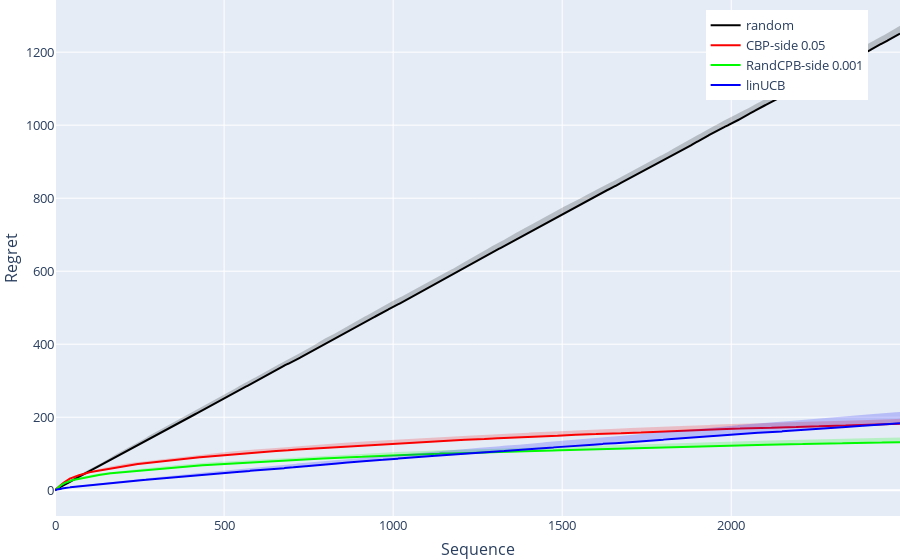
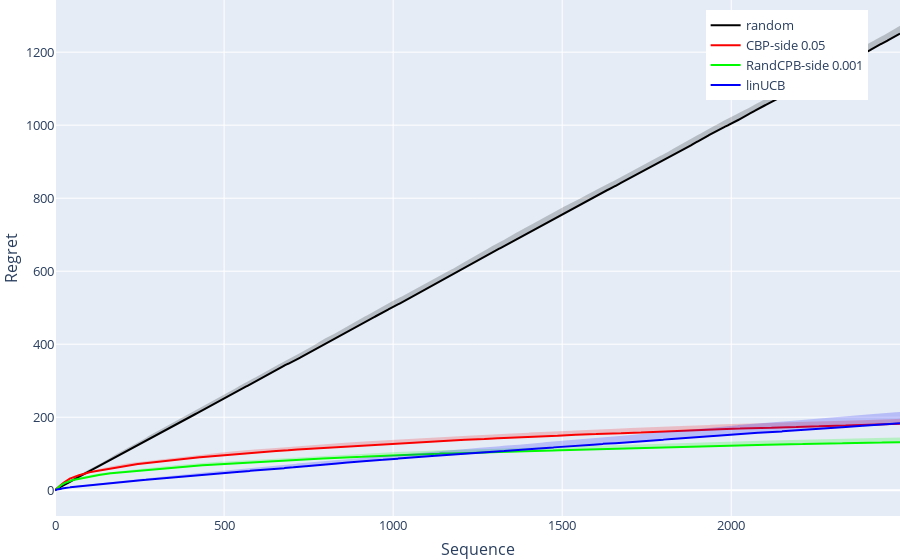

Write notebook code for charts like these, in order.
### Code cell
import gzip
import pickle as pkl

n_cores = 8
n_folds = 25
horizon = 2500

game = games.apple_tasting(False)

algos = [ random_algo.Random(  game, horizon, ),    
          cpb_side.CPB_side(  game, horizon, 1.01, 0.05), 
          cpb_side_gaussian.RandCPB_side(game, horizon, 1.01, 0.05, 1/8, 10, False, 10e-7),
          linucb.LinUCB(game, horizon, 1.01)   ] #cpb_side_gaussian.CPB_side_gauss(game, horizon, 1/16, 10)

colors = [  [0,0,0], [250,0,0], [0,250,0] , [0,0,250]  ] #, [250,0,0]
labels = [  'random', 'CBP-side 0.05',  'RandCPB-side 0.001', 'linUCB' ] #  'Rand CPB-side'

fig = go.Figure( )

for alg, color, label in zip( algos, colors, labels):

    r,g,b = color
    result = evaluate_parallel(n_cores, n_folds, horizon, alg, game, 'easy')
    np.save('./results/apple_tasting/easy_context_{}_{}_{}'.format(horizon,n_folds, label), result)
    regret =  np.mean(result,0) 
    
    xcoords = np.arange(0,horizon,1).tolist()
    std =  np.std(result,0) 
    upper_regret = regret + std

    fig.add_trace(go.Scatter(x=xcoords, y=regret, line=dict(color='rgb({},{},{})'.format(r,g,b)), mode='lines',  name=label )) # 

    fig.add_trace(   go.Scatter( x=xcoords+xcoords[::-1], y=upper_regret.tolist()+regret.tolist()[::-1],  fill='toself', fillcolor='rgba({},{},{},0.2)'.format(r,g,b), 
                         line=dict(color='rgba(255,255,255,0)'),   hoverinfo="skip",  showlegend=False )  )
    
fig.update_layout(legend= dict(yanchor="top",y=0.98,xanchor="left",x=0.77), autosize=False,
                 xaxis_title="Sequence",
                 yaxis_title="Regret",
                 margin=go.layout.Margin( l=0,   r=0,   b=0,    t=0, ), 
                  font=dict(size=13,) )

fig.show(legend=True)

# fig.write_image("./easy_AT_context.pdf")

#fig.update_xaxes(type="log")
# fig.write_image("./easy_AT_context_log.pdf")

fig.show()

### Figure 1 — Plotly figure (JSON) as saved in the notebook; plotly's stock layout.template omitted (floating-point values rounded to 4 significant figures; data arrays with more than 128 entries replaced by an {"elided": "..."} marker saying what was removed)
{"data": [{"line": {"color": "rgb(0,0,0)"}, "mode": "lines", "name": "random", "x": {"elided": "2500 int values"}, "y": {"elided": "2500 float values"}, "type": "scatter"}, {"fill": "toself", "fillcolor": "rgba(0,0,0,0.2)", "hoverinfo": "skip", "line": {"color": "rgba(255,255,255,0)"}, "showlegend": false, "x": {"elided": "5000 int values"}, "y": {"elided": "5000 float values"}, "type": "scatter"}, {"line": {"color": "rgb(250,0,0)"}, "mode": "lines", "name": "CBP-side 0.05", "x": {"elided": "2500 int values"}, "y": {"elided": "2500 float values"}, "type": "scatter"}, {"fill": "toself", "fillcolor": "rgba(250,0,0,0.2)", "hoverinfo": "skip", "line": {"color": "rgba(255,255,255,0)"}, "showlegend": false, "x": {"elided": "5000 int values"}, "y": {"elided": "5000 float values"}, "type": "scatter"}, {"line": {"color": "rgb(0,250,0)"}, "mode": "lines", "name": "RandCPB-side 0.001", "x": {"elided": "2500 int values"}, "y": {"elided": "2500 float values"}, "type": "scatter"}, {"fill": "toself", "fillcolor": "rgba(0,250,0,0.2)", "hoverinfo": "skip", "line": {"color": "rgba(255,255,255,0)"}, "showlegend": false, "x": {"elided": "5000 int values"}, "y": {"elided": "5000 float values"}, "type": "scatter"}, {"line": {"color": "rgb(0,0,250)"}, "mode": "lines", "name": "linUCB", "x": {"elided": "2500 int values"}, "y": {"elided": "2500 float values"}, "type": "scatter"}, {"fill": "toself", "fillcolor": "rgba(0,0,250,0.2)", "hoverinfo": "skip", "line": {"color": "rgba(255,255,255,0)"}, "showlegend": false, "x": {"elided": "5000 int values"}, "y": {"elided": "5000 float values"}, "type": "scatter"}], "layout": {"legend": {"yanchor": "top", "y": 0.98, "xanchor": "left", "x": 0.77}, "font": {"size": 13}, "autosize": false, "xaxis": {"title": {"text": "Sequence"}}, "yaxis": {"title": {"text": "Regret"}}, "margin": {"b": 0, "l": 0, "r": 0, "t": 0}}}

### Figure 2 — Plotly figure (JSON) as saved in the notebook; plotly's stock layout.template omitted (floating-point values rounded to 4 significant figures; data arrays with more than 128 entries replaced by an {"elided": "..."} marker saying what was removed)
{"data": [{"line": {"color": "rgb(0,0,0)"}, "mode": "lines", "name": "random", "x": {"elided": "2500 int values"}, "y": {"elided": "2500 float values"}, "type": "scatter"}, {"fill": "toself", "fillcolor": "rgba(0,0,0,0.2)", "hoverinfo": "skip", "line": {"color": "rgba(255,255,255,0)"}, "showlegend": false, "x": {"elided": "5000 int values"}, "y": {"elided": "5000 float values"}, "type": "scatter"}, {"line": {"color": "rgb(250,0,0)"}, "mode": "lines", "name": "CBP-side 0.05", "x": {"elided": "2500 int values"}, "y": {"elided": "2500 float values"}, "type": "scatter"}, {"fill": "toself", "fillcolor": "rgba(250,0,0,0.2)", "hoverinfo": "skip", "line": {"color": "rgba(255,255,255,0)"}, "showlegend": false, "x": {"elided": "5000 int values"}, "y": {"elided": "5000 float values"}, "type": "scatter"}, {"line": {"color": "rgb(0,250,0)"}, "mode": "lines", "name": "RandCPB-side 0.001", "x": {"elided": "2500 int values"}, "y": {"elided": "2500 float values"}, "type": "scatter"}, {"fill": "toself", "fillcolor": "rgba(0,250,0,0.2)", "hoverinfo": "skip", "line": {"color": "rgba(255,255,255,0)"}, "showlegend": false, "x": {"elided": "5000 int values"}, "y": {"elided": "5000 float values"}, "type": "scatter"}, {"line": {"color": "rgb(0,0,250)"}, "mode": "lines", "name": "linUCB", "x": {"elided": "2500 int values"}, "y": {"elided": "2500 float values"}, "type": "scatter"}, {"fill": "toself", "fillcolor": "rgba(0,0,250,0.2)", "hoverinfo": "skip", "line": {"color": "rgba(255,255,255,0)"}, "showlegend": false, "x": {"elided": "5000 int values"}, "y": {"elided": "5000 float values"}, "type": "scatter"}], "layout": {"legend": {"yanchor": "top", "y": 0.98, "xanchor": "left", "x": 0.77}, "font": {"size": 13}, "autosize": false, "xaxis": {"title": {"text": "Sequence"}}, "yaxis": {"title": {"text": "Regret"}}, "margin": {"b": 0, "l": 0, "r": 0, "t": 0}}}
